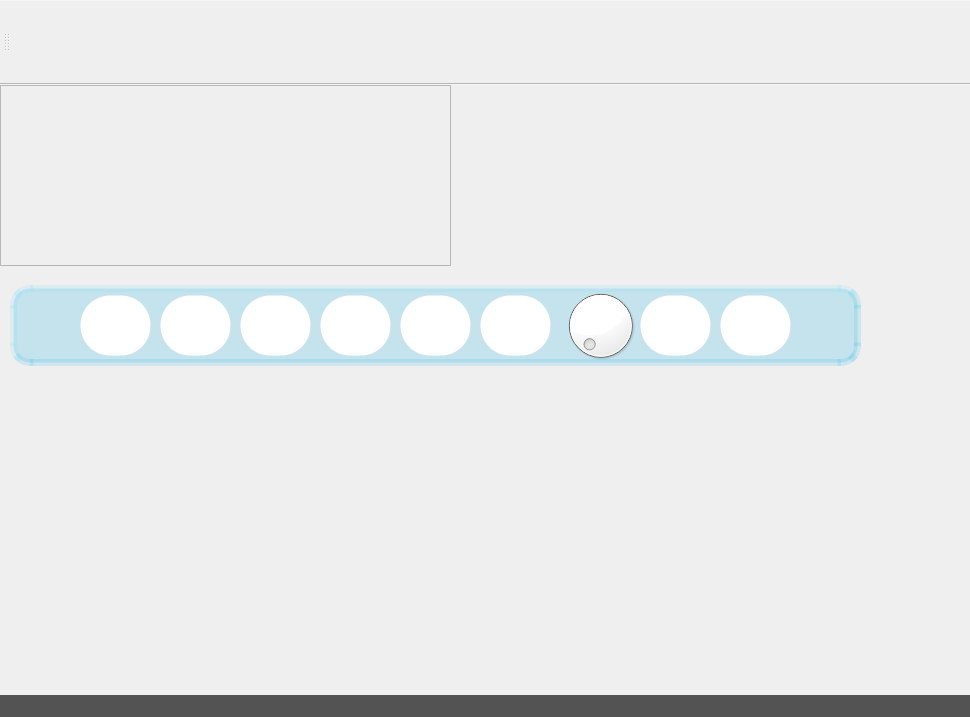
<?xml version="1.0" encoding="UTF-8"?>
<ui version="4.0">
 <class>MainWindow</class>
 <widget class="QMainWindow" name="MainWindow">
  <property name="geometry">
   <rect>
    <x>0</x>
    <y>0</y>
    <width>970</width>
    <height>717</height>
   </rect>
  </property>
  <property name="windowTitle">
   <string>MainWindow</string>
  </property>
  <property name="styleSheet">
   <string notr="true"/>
  </property>
  <widget class="QWidget" name="centralWidget">
   <property name="sizePolicy">
    <sizepolicy hsizetype="Expanding" vsizetype="Expanding">
     <horstretch>0</horstretch>
     <verstretch>0</verstretch>
    </sizepolicy>
   </property>
   <widget class="QScrollArea" name="scrollArea">
    <property name="geometry">
     <rect>
      <x>0</x>
      <y>0</y>
      <width>451</width>
      <height>181</height>
     </rect>
    </property>
    <property name="widgetResizable">
     <bool>true</bool>
    </property>
    <widget class="QWidget" name="scrollAreaWidgetContents">
     <property name="geometry">
      <rect>
       <x>0</x>
       <y>0</y>
       <width>449</width>
       <height>179</height>
      </rect>
     </property>
    </widget>
   </widget>
   <widget class="QWidget" name="widget" native="true">
    <property name="geometry">
     <rect>
      <x>10</x>
      <y>200</y>
      <width>851</width>
      <height>81</height>
     </rect>
    </property>
    <property name="sizePolicy">
     <sizepolicy hsizetype="Expanding" vsizetype="Preferred">
      <horstretch>0</horstretch>
      <verstretch>0</verstretch>
     </sizepolicy>
    </property>
    <property name="styleSheet">
     <string notr="true">.QWidget{
background-color: rgba(29,181,225,0.2);
border-style: outset;
border-radius: 20;
border-color: rgba(29,181,225,0.15);
border-width: 7px;
}</string>
    </property>
    <widget class="QToolButton" name="zoomButton">
     <property name="geometry">
      <rect>
       <x>70</x>
       <y>10</y>
       <width>71</width>
       <height>61</height>
      </rect>
     </property>
     <property name="toolTip">
      <string>Zoom in/out</string>
     </property>
     <property name="styleSheet">
      <string notr="true">background-color: white;
border:1px solid transparent;
border-radius: 30;</string>
     </property>
     <property name="icon">
      <iconset theme=":/resource/img/magnifier.png"/>
     </property>
    </widget>
    <widget class="QPushButton" name="fitToWindow">
     <property name="geometry">
      <rect>
       <x>150</x>
       <y>10</y>
       <width>71</width>
       <height>61</height>
      </rect>
     </property>
     <property name="cursor">
      <cursorShape>OpenHandCursor</cursorShape>
     </property>
     <property name="toolTip">
      <string>Fit to window</string>
     </property>
     <property name="styleSheet">
      <string notr="true">background-color: white;
border:1px solid transparent;
border-radius: 30;</string>
     </property>
     <property name="text">
      <string/>
     </property>
     <property name="icon">
      <iconset theme=":/resource/img/full-size.png"/>
     </property>
    </widget>
    <widget class="QPushButton" name="normal">
     <property name="geometry">
      <rect>
       <x>230</x>
       <y>10</y>
       <width>71</width>
       <height>61</height>
      </rect>
     </property>
     <property name="cursor">
      <cursorShape>OpenHandCursor</cursorShape>
     </property>
     <property name="toolTip">
      <string>Back to normal size</string>
     </property>
     <property name="styleSheet">
      <string notr="true">background-color: white;
border:1px solid transparent;
border-radius: 30;</string>
     </property>
     <property name="text">
      <string/>
     </property>
     <property name="icon">
      <iconset theme=":/resource/img/normal.png"/>
     </property>
    </widget>
    <widget class="QPushButton" name="select">
     <property name="geometry">
      <rect>
       <x>310</x>
       <y>10</y>
       <width>71</width>
       <height>61</height>
      </rect>
     </property>
     <property name="cursor">
      <cursorShape>OpenHandCursor</cursorShape>
     </property>
     <property name="toolTip">
      <string>Select</string>
     </property>
     <property name="styleSheet">
      <string notr="true">background-color: white;
border:1px solid transparent;
border-radius: 30;</string>
     </property>
     <property name="text">
      <string/>
     </property>
     <property name="icon">
      <iconset theme=":/resource/img/selection-box.png"/>
     </property>
    </widget>
    <widget class="QDial" name="rotateDial">
     <property name="geometry">
      <rect>
       <x>550</x>
       <y>0</y>
       <width>81</width>
       <height>81</height>
      </rect>
     </property>
     <property name="cursor">
      <cursorShape>OpenHandCursor</cursorShape>
     </property>
     <property name="toolTip">
      <string>Rotate</string>
     </property>
     <property name="styleSheet">
      <string notr="true">background-color: white;</string>
     </property>
    </widget>
    <widget class="QPushButton" name="reset">
     <property name="geometry">
      <rect>
       <x>470</x>
       <y>10</y>
       <width>71</width>
       <height>61</height>
      </rect>
     </property>
     <property name="cursor">
      <cursorShape>OpenHandCursor</cursorShape>
     </property>
     <property name="toolTip">
      <string>reset</string>
     </property>
     <property name="styleSheet">
      <string notr="true">background-color: white;
border:1px solid transparent;
border-radius: 30;</string>
     </property>
     <property name="text">
      <string/>
     </property>
     <property name="icon">
      <iconset theme=":/resource/img/restore.png"/>
     </property>
    </widget>
    <widget class="QPushButton" name="crop">
     <property name="geometry">
      <rect>
       <x>390</x>
       <y>10</y>
       <width>71</width>
       <height>61</height>
      </rect>
     </property>
     <property name="cursor">
      <cursorShape>OpenHandCursor</cursorShape>
     </property>
     <property name="toolTip">
      <string>Crop image</string>
     </property>
     <property name="styleSheet">
      <string notr="true">background-color: white;
border:1px solid transparent;
border-radius: 30;</string>
     </property>
     <property name="text">
      <string/>
     </property>
     <property name="icon">
      <iconset theme=":/resource/img/crop-tool.png"/>
     </property>
    </widget>
    <widget class="QPushButton" name="undoButton">
     <property name="geometry">
      <rect>
       <x>630</x>
       <y>10</y>
       <width>71</width>
       <height>61</height>
      </rect>
     </property>
     <property name="toolTip">
      <string>Undo</string>
     </property>
     <property name="styleSheet">
      <string notr="true">background-color: white;
border:1px solid transparent;
border-radius: 30;</string>
     </property>
     <property name="text">
      <string/>
     </property>
     <property name="icon">
      <iconset theme=":/resource/img/undo.png"/>
     </property>
    </widget>
    <widget class="QPushButton" name="redoButton">
     <property name="geometry">
      <rect>
       <x>710</x>
       <y>10</y>
       <width>71</width>
       <height>61</height>
      </rect>
     </property>
     <property name="toolTip">
      <string>Redo</string>
     </property>
     <property name="styleSheet">
      <string notr="true">background-color: white;
border:1px solid transparent;
border-radius: 30;</string>
     </property>
     <property name="text">
      <string/>
     </property>
     <property name="icon">
      <iconset theme=":/resource/img/redo.png"/>
     </property>
    </widget>
   </widget>
  </widget>
  <widget class="QMenuBar" name="menuBar">
   <property name="geometry">
    <rect>
     <x>0</x>
     <y>0</y>
     <width>970</width>
     <height>34</height>
    </rect>
   </property>
   <property name="styleSheet">
    <string notr="true">/*background-color: rgb(83,83,83);*/
/*color: black;*/
font-size:20px;
margin: 0;
padding: 0;
QAction::hover{
background-color:white;
color:  rgb(83,83,83) ;
}

</string>
   </property>
  </widget>
  <widget class="QToolBar" name="mainToolBar">
   <property name="minimumSize">
    <size>
     <width>0</width>
     <height>85</height>
    </size>
   </property>
   <property name="styleSheet">
    <string notr="true">background-color: transparent;</string>
   </property>
   <attribute name="toolBarArea">
    <enum>TopToolBarArea</enum>
   </attribute>
   <attribute name="toolBarBreak">
    <bool>true</bool>
   </attribute>
  </widget>
  <widget class="QStatusBar" name="statusBar">
   <property name="styleSheet">
    <string notr="true">background-color: rgb(83,83,83);
color: white;</string>
   </property>
  </widget>
 </widget>
 <layoutdefault spacing="6" margin="11"/>
 <resources/>
 <connections/>
</ui>
